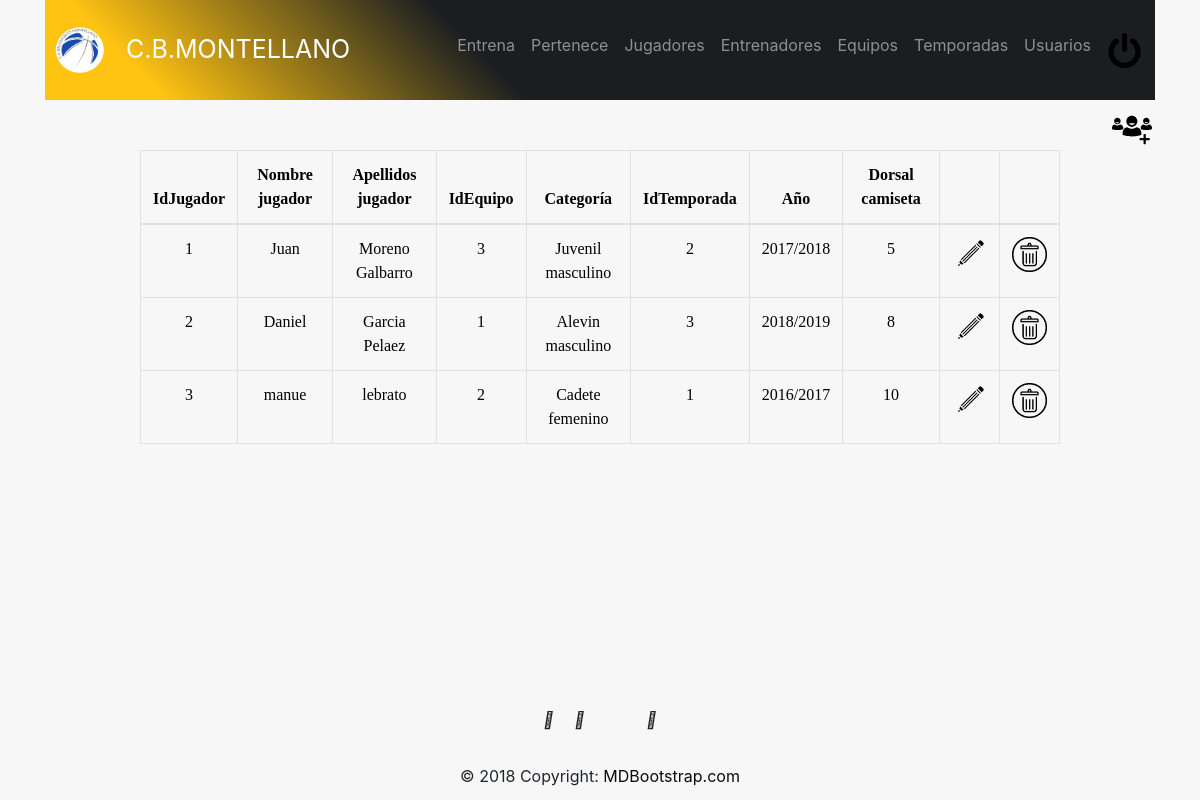
/admin/pertenece.php (signed in), run on the app's committed database.
### tables this page shows
CREATE TABLE `pertenece` (
  `idjugador` int(11) unsigned NOT NULL DEFAULT '0',
  `idtemporada` int(11) unsigned NOT NULL DEFAULT '0',
  `idequipo` int(11) unsigned NOT NULL DEFAULT '0',
  `numerocamiseta` int(2) DEFAULT NULL,
  PRIMARY KEY (`idjugador`,`idtemporada`,`idequipo`),
  KEY `idtemporada` (`idtemporada`),
  KEY `idequipo` (`idequipo`),
  CONSTRAINT `pertenece_ibfk_1` FOREIGN KEY (`idjugador`) REFERENCES `jugador` (`idjugador`) ON UPDATE CASCADE ON DELETE CASCADE,
  CONSTRAINT `pertenece_ibfk_2` FOREIGN KEY (`idtemporada`) REFERENCES `temporada` (`idtemporada`) ON UPDATE CASCADE ON DELETE CASCADE,
  CONSTRAINT `pertenece_ibfk_3` FOREIGN KEY (`idequipo`) REFERENCES `equipo` (`idequipo`) ON UPDATE CASCADE ON DELETE CASCADE
);

CREATE TABLE `jugador` (
  `idjugador` int(11) unsigned NOT NULL AUTO_INCREMENT,
  `nombre` varchar(100) NOT NULL,
  `apellidos` varchar(100) NOT NULL,
  `dni` varchar(9) NOT NULL,
  `fechanacimiento` date NOT NULL,
  `telefono` varchar(9) DEFAULT NULL,
  `direccion` varchar(100) DEFAULT NULL,
  PRIMARY KEY (`idjugador`)
);

CREATE TABLE `equipo` (
  `idequipo` int(11) unsigned NOT NULL AUTO_INCREMENT,
  `nombre` varchar(100) NOT NULL,
  PRIMARY KEY (`idequipo`)
);

CREATE TABLE `temporada` (
  `idtemporada` int(11) unsigned NOT NULL AUTO_INCREMENT,
  `nombre` varchar(100) NOT NULL,
  `fechainicio` date NOT NULL,
  `fechafin` date NOT NULL,
  PRIMARY KEY (`idtemporada`)
);

### admin/pertenece.php (the view, shortened to what this page needs)
<!DOCTYPE html>
<html lang="es">
<head>
  <link rel="stylesheet" href="https://stackpath.bootstrapcdn.com/bootstrap/4.2.1/css/bootstrap.min.css">
  <link rel="stylesheet" type="text/css" href="../header/header.css">
  <link rel="stylesheet" type="text/css" href="style.css">
  <link href="//maxcdn.bootstrapcdn.com/font-awesome/4.2.0/css/font-awesome.min.css" rel="stylesheet">
</head>
<body>
<div class="container">
<?php
    include_once "../header/headeradmin.php";
?>
    <?php
      $connection = new mysqli("localhost", "juan", "2asirtriana", "cbmontellano");
      $connection->set_charset("utf8");
        $query="select p.idequipo as idequipo,e.nombre as nombreequipo,
        p.idjugador as idjugador, j.nombre as nombrejugador, j.apellidos as apellidosjugador,
        p.idtemporada as idtemporada, t.nombre as anotemporada,
        p.numerocamiseta as numerocamiseta
        from temporada as t
        join pertenece as p on t.idtemporada = p.idtemporada
        join equipo as e on p.idequipo = e.idequipo
        join jugador as j on p.idjugador = j.idjugador;";
      if ($result = $connection->query($query)) {
      ?>
      <div class="row" id="añadirequipo">
        <div class="col-md-3">
          <a href="anadirpertenece.php">
            <img src="añadirequipo.svg" width="40" height="40">
          </a>
        </div>
      </div>
      <div class="row justify-content-center">
      <div class="col-md-10">
          <table class="table table-hover table-bordered" id="tabla">
          <thead>
            <tr>
              <th scope="col">IdJugador</th>
              <th scope="col">Nombre jugador</th>
              <th scope="col">Apellidos jugador</th>
              <th scope="col">IdEquipo</th>
              <th scope="col">Categoría</th>
              <th scope="col">IdTemporada</th>
              <th scope="col">Año</th>
              <th scope="col">Dorsal camiseta</th>
              <th scope="col"></th>
              <th scope="col"></th>
            </tr>
          </thead>
          <tbody>
      <?php
          while($obj = $result->fetch_object()) {
              echo "<tr>";
                echo "<td>".$obj->idjugador."</td>";
                echo "<td>".$obj->nombrejugador."</td>";
                echo "<td>".$obj->apellidosjugador."</td>";
                echo "<td>".$obj->idequipo."</td>";
                echo "<td>".$obj->nombreequipo."</td>";
                echo "<td>".$obj->idtemporada."</td>";
                echo "<td>".$obj->anotemporada."</td>";
                echo "<td>".$obj->numerocamiseta."</td>";
                echo "<td><a href='editarpertenece.php?idequipo=$obj->idequipo&idjugador=$obj->idjugador&idtemporada=$obj->idtemporada&numero=$obj->numerocamiseta'><img src='editar2.png' width='35px' height='35px'/></a></td>";
                echo "<td><a href='eliminarpertenece.php?idequipo=$obj->idequipo&idjugador=$obj->idjugador&idtemporada=$obj->idtemporada&numero=$obj->numerocamiseta'><img src='borrar2.png' width='35px' height='35px'/></a></td>";
              echo "</tr>";
          }
      }
    ?>
    </tbody>
    </table>
    </div>
    </div>
<?php
    include_once "../footer/footer.php";
?>
    </div>
  </body>
</html>

### header/header.css (style rules this page uses)
body { margin: 0; font-family: -apple-system,BlinkMacSystemFont,"Segoe UI",Roboto,"Helvetica Neue",Arial,sans-serif; font-size: 1rem; font-weight: 400; line-height: 1.5; color: #212529; background-color: #f7f7f7; }
a { color: #0a0a0a; text-decoration: none; }

### admin/style.css (style rules this page uses)
#tabla { text-align: center; color: black; font-family: 'Times New Roman', Times, serif; font-weight: normal; margin-bottom: 240px; }
#añadirequipo { margin-top: 10px; margin-left: 1052px; }

### data on the page
pertenece: idjugador "1", idjugador.nombre "Juan", idjugador.apellidos "Moreno Galbarro", idequipo "3", idequipo.nombre "Juvenil masculino", idtemporada "2", idtemporada.nombre "2017/2018", numerocamiseta "5"
pertenece: idjugador "2", idjugador.nombre "Daniel", idjugador.apellidos "Garcia Pelaez", idequipo "1", idequipo.nombre "Alevin masculino", idtemporada "3", idtemporada.nombre "2018/2019", numerocamiseta "8"
pertenece: idjugador "3", idjugador.nombre "manue", idjugador.apellidos "lebrato", idequipo "2", idequipo.nombre "Cadete femenino", idtemporada "1", idtemporada.nombre "2016/2017", numerocamiseta "10"
